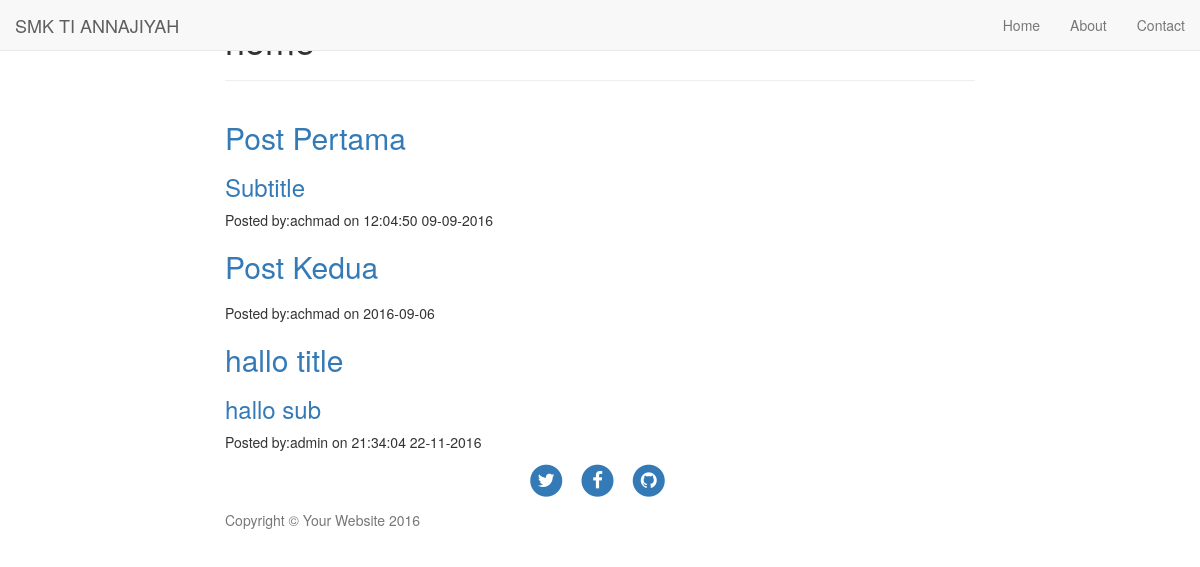
Screenshot of /blog/home.php with the database file from the repository.
### tables this page shows
CREATE TABLE IF NOT EXISTS `menu` (
  `ID` int(11) NOT NULL,
  `name` text NOT NULL,
  `link` varchar(100) NOT NULL,
  `order by` int(2) NOT NULL
);

CREATE TABLE IF NOT EXISTS `posts` (
  `ID` int(11) NOT NULL,
  `post_name` text NOT NULL,
  `post_title` longtext NOT NULL,
  `post_subtitle` text NOT NULL,
  `post_content` longtext NOT NULL,
  `post_link` text NOT NULL,
  `post_status` varchar(50) NOT NULL,
  `post_author` varchar(50) NOT NULL,
  `post_update` varchar(20) NOT NULL,
  `post_type` varchar(100) NOT NULL
);

### database.php (called while the page is built, shortened)
<?php
class database{
private $host;
private $username;
private $password;
private $dbname;
function __construct($a,$b,$c,$d){
$this->host=$a;
$this->username=$b;
$this->password=$c;
$this->dbname=$d;
}
function connect(){
$con=mysqli_connect($this->host,$this->username,$this->password,$this->dbname);
return $con;
}
function get_Posts(){
$con=$this->connect();
$query="SELECT * FROM posts where post_type='post'";
$result = mysqli_query($con,$query);
return $result;
}
function get_Menu_Ordered(){
$con=$this->connect();
$query="SELECT * FROM menu";
$result = mysqli_query($con,$query);
return $result;
}
}

### blog/home.php (the view, shortened to what this page needs)
<?php
include "../database.php";
include "page.php";
global $database;
global $page;
$page->fhead();
$page->fnav();
$page->fheader("home","");
?>
    <div class="container">
        <div class="row">
            <div class="col-lg-8 col-lg-offset-2 col-md-10 col-md-offset-1">
                <?php
                foreach ($database->get_Posts() as $value) {
                	echo '<div class="post-preview">';
                    echo '<a href="'.$value['post_link'].'">';
                    echo '<h2 class="post-title">';
                	echo $value['post_title'];
                    echo '</h2>';
                    echo '<h3 class="post-subtitle">';
                    echo $value['post_subtitle'];
                    echo '</h3>';
                    echo '</a>';
                    echo '<p class="post-meta">';
                    echo 'Posted by:'.$value['post_author'].' on '.$value['post_update'];
                    echo '</p>';
                	echo '</div>';
                }
                ?>
            </div>
        </div>
    </div>
<?php
$page->ffooter();
$page->ffoot();

### blog/page.php (shortened to what this page needs)
<?php
class page {
private $db;
function __construct(){
global $database;
$this->db=$database;
}
function fhead($title="SMK TI ANNAJIYAH BISA"){  ?>
<!DOCTYPE html>
<html lang="en">
<head>
    <link href="<?php echo base_css ?>bootstrap.min.css" rel="stylesheet">
    <link href="<?php echo base_css ?>clean-blog.min.css" rel="stylesheet">
    <link href="http://maxcdn.bootstrapcdn.com/font-awesome/4.1.0/css/font-awesome.min.css" rel="stylesheet" type="text/css">
</head>
<body>
<?php }
function fnav(){  ?>
    <nav class="navbar navbar-default navbar-custom navbar-fixed-top">
        <div class="container-fluid">
            <div class="navbar-header page-scroll">
                <a class="navbar-brand" href="<?php echo base_url ?>blog/home.php"><?php echo namasitus?></a>
            </div>
            <div class="collapse navbar-collapse" id="bs-example-navbar-collapse-1">
                <ul class="nav navbar-nav navbar-right">
                    <?php
					foreach($this->db->get_Menu_Ordered() as $val){
					echo '<li><a href="'.$val['link'].'">'.$val['name'].'</a></li>';
					}
					?>
                </ul>
            </div>
        </div>
    </nav>
<?php }
function fheader($judul='',$subjudul=''){  ?>
    <header class="intro-header" style="background-image: url('<?php echo base_upload ?>img/home-bg.jpg')">
        <div class="container">
            <div class="row">
                <div class="col-lg-8 col-lg-offset-2 col-md-10 col-md-offset-1">
                    <div class="site-heading">
                        <h1><?php echo $judul?></h1>
                        <hr class="small">
                    </div>
                </div>
            </div>
        </div>
    </header>
<?php }
function ffooter(){  ?>
    <footer>
        <div class="container">
            <div class="row">
                <div class="col-lg-8 col-lg-offset-2 col-md-10 col-md-offset-1">
                    <ul class="list-inline text-center">
                        <li>
                            <a href="#">
                                <span class="fa-stack fa-lg">
                                    <i class="fa fa-circle fa-stack-2x"></i>
                                    <i class="fa fa-twitter fa-stack-1x fa-inverse"></i>
                                </span>
                            </a>
                        </li>
                        <li>
                            <a href="#">
                                <span class="fa-stack fa-lg">
                                    <i class="fa fa-circle fa-stack-2x"></i>
                                    <i class="fa fa-facebook fa-stack-1x fa-inverse"></i>
                                </span>
                            </a>
                        </li>
                        <li>
                            <a href="#">
                                <span class="fa-stack fa-lg">
                                    <i class="fa fa-circle fa-stack-2x"></i>
                                    <i class="fa fa-github fa-stack-1x fa-inverse"></i>
                                </span>
                            </a>
                        </li>
                    </ul>
                    <p class="copyright text-muted"><?php echo copyr;?></p>
                </div>
            </div>
        </div>
    </footer>
<?php }
function ffoot(){  ?>
</body>
</html>
<?php }
}

### rows the page displays
menu: name "Home"
menu: name "About"
menu: name "Contact"
posts: post_title "Post Pertama", post_subtitle "Subtitle", post_author "achmad", post_update "12:04:50 09-09-2016"
posts: post_title "Post Kedua", post_author "achmad", post_update "2016-09-06"
posts: post_title "hallo title", post_subtitle "hallo sub", post_author "admin", post_update "21:34:04 22-11-2016"

### other values shown
namasitus "SMK TI ANNAJIYAH"
copyr "Copyright © Your Website 2016"
